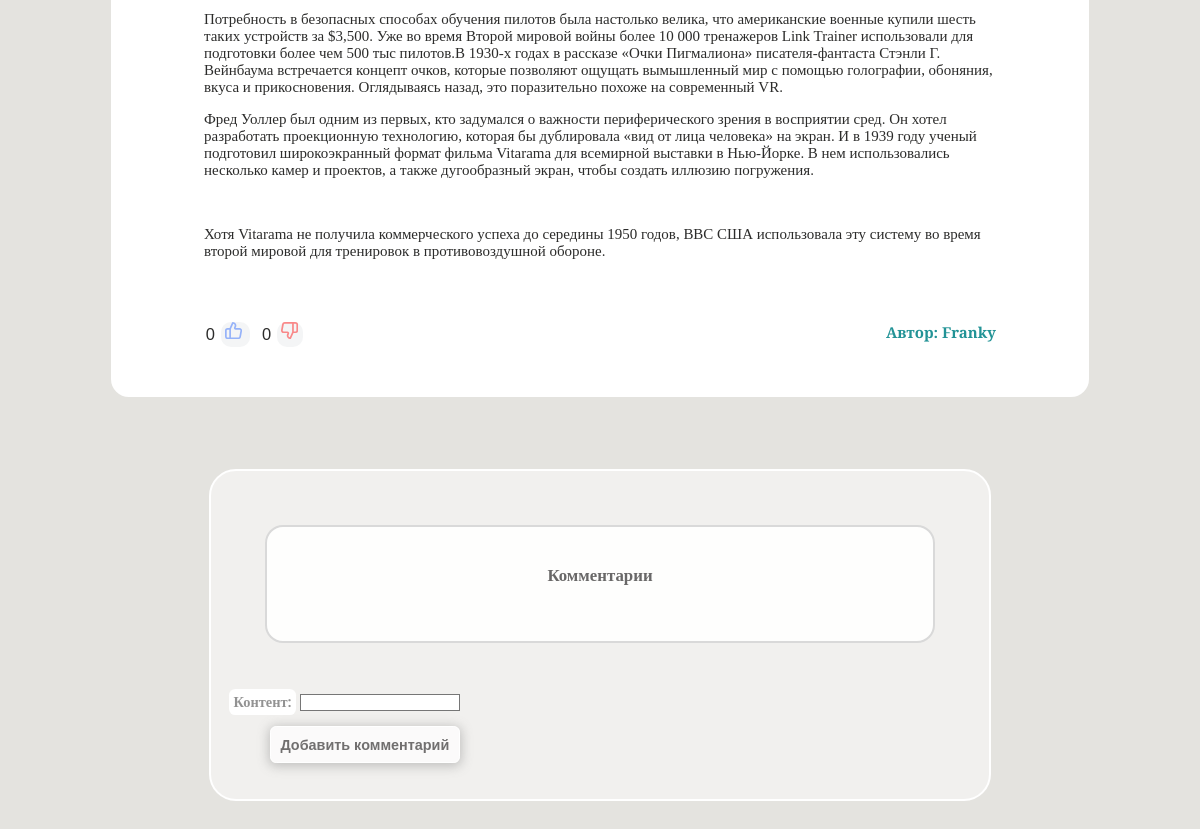
Before: /15/review/ (lower part) with the older database file.
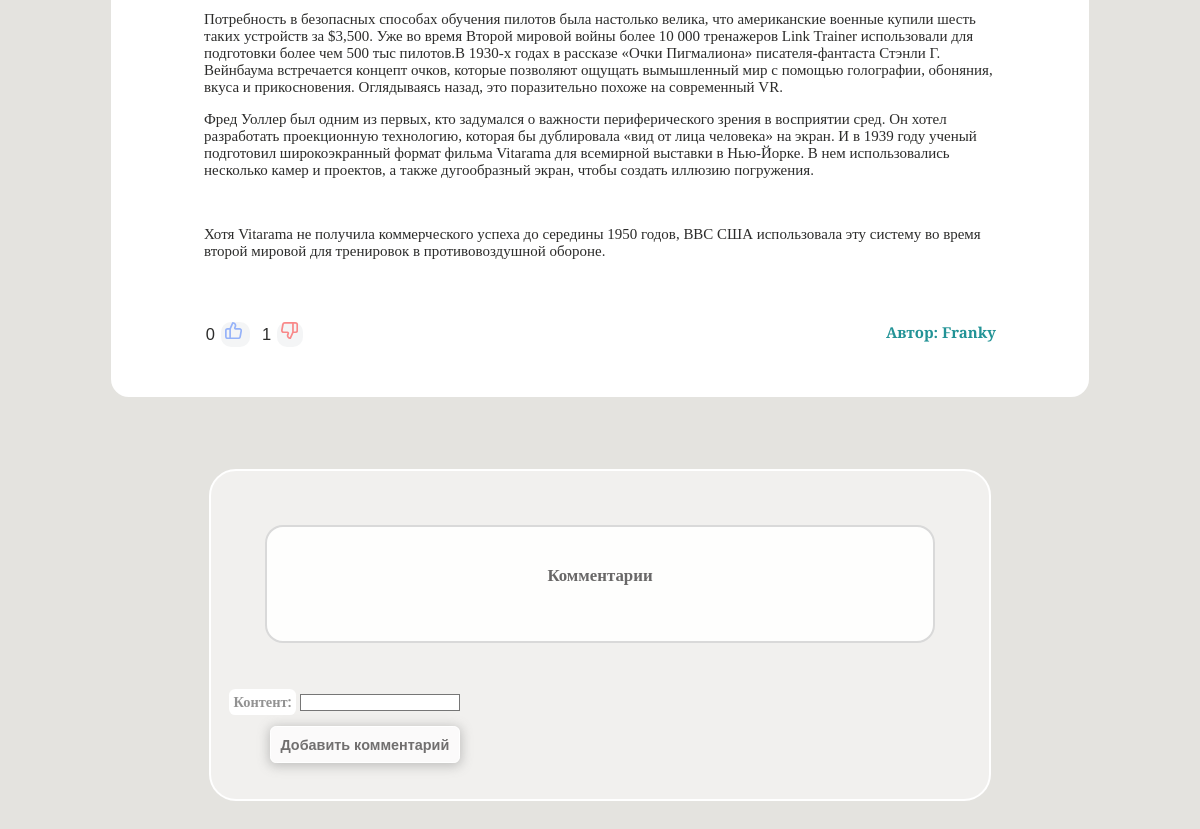
After: the same page with the newer database file.
### articles/models.py (models this page shows, shortened)
class Article(models.Model):
    title = models.CharField(max_length=255, verbose_name='Статья')
    content = models.TextField(verbose_name='Контент')
    author = models.ForeignKey(settings.AUTH_USER_MODEL, on_delete=models.CASCADE, verbose_name='Автор')
    created_at = models.DateTimeField(auto_now_add=True, verbose_name='Дата')
    photo = models.ImageField(upload_to='photo', blank=True, verbose_name='Изображение')
    likes = models.ManyToManyField(settings.AUTH_USER_MODEL, related_name='liked_articles')
    dislikes = models.ManyToManyField(settings.AUTH_USER_MODEL, related_name='disliked_articles')
    category = models.ForeignKey('Category', on_delete=models.PROTECT, verbose_name="Категория")
    views = models.PositiveIntegerField(default=0, verbose_name='Просмотры')
    def increment_views(self, user=None):
        if user and user.is_authenticated:
            self.views += 1
            self.save()

### accounts/models.py (models this page shows, shortened)
class User(AbstractUser):
    username = models.CharField(max_length=150, unique=True, verbose_name='Имя')
    password = models.CharField(max_length=128, null=False, blank=False, verbose_name='Пароль')
    bio = models.TextField(blank=True, verbose_name='Биография')
    country = models.CharField(max_length=50, blank=True, verbose_name='Страна')
    city = models.CharField(max_length=50, blank=True, verbose_name='Город')
    is_online = models.BooleanField(default=False, verbose_name='Статус')
    occupation = models.CharField(max_length=50, blank=True, verbose_name='Род деятельности')
    avatar = models.ImageField(upload_to='avatars', blank=True, verbose_name='Аватар')
    date_joined = models.DateTimeField(auto_now_add=True, verbose_name='Дата')
    email = models.EmailField(unique=True)
    gender_choices = [
        ('M', 'Мужской'),
        ('F', 'Женский'),
    ]
    gender = models.CharField(max_length=1, choices=gender_choices, blank=True, verbose_name='Пол')
    age = models.IntegerField(blank=True, null=True, verbose_name='Возраст')
    last_login = models.DateTimeField(default=timezone.now)  # Добавляем поле last_login с дефолтным значением
    groups = None
    user_permissions = None
    def is_online(self):
        return (timezone.now() - self.last_login).seconds < 600

### articles/views.py (the view, shortened to what this page needs)
# urls.py: path('<int:pk>/review/', review_article, name='review_article'),
def review_article(request, pk):
    article = get_object_or_404(Article, pk=pk)
    if request.user == article.author:
        pass
    else:
        article.increment_views(request.user)
    user_has_bookmark = False
    if request.user.is_authenticated:
        user_has_bookmark = article.bookmark_set.filter(user=request.user).exists()
    comment_form = CommentForm()
    comments = Comment.objects.filter(article=article)
    return render(request, 'articles/review_article.html', {'article': article, 'user_has_bookmark': user_has_bookmark, 'comment_form': comment_form, 'comments': comments})

### articles/forms.py
class CommentForm(forms.ModelForm):
    class Meta:
        model = Comment
        fields = ['content']
        widgets = {
            'content': TinyMCE(attrs={'class': 'content_comment'}),
        }

### articles/templates/articles/review_article.html (shortened to what this page needs)
{% extends 'core/base.html' %}
{% block content %}
<div class="review-container">
  <p>{{ article.content|safe }}</p>
  <p class="review-author"> Автор: {{ article.author.username }}</p>
   <p class="content-likes-dislikes-bookmarkio-article">
     <span id="likes-count-{{ article.id }}" style="font-family: Arial, serif; font-size: 1.1em; font-weight:500; padding: 2px;">{{ article.likes.count }}</span>
     <span class="like-button" data-article-id="{{ article.id }}" data-is-liked="{{ article.is_liked }}" data-is-disliked="{{ article.is_disliked }}">
     </span>
     <span id="dislikes-count-{{ article.id }}" style="font-family: Arial, serif; font-size: 1.1em; font-weight:500; padding: 2px;" >{{ article.dislikes.count }}</span>
     <span class="dislike-button" data-article-id="{{ article.id }}" data-is-liked="{{ article.is_liked }}" data-is-disliked="{{ article.is_disliked }}">
     </span>
   </p>
</div>
<div class="content-commentary">
  <div class="comment-area">
    <h3>Комментарии</h3>
  </div>
  <div class="add-comment-area">
  <form method="post" action="{% url 'add_comment' article.id %}">
    {{ comment_form.as_p }}
  <button class="review-bt" type="submit">Добавить комментарий</button>
  </form>
  </div>
  </div>
{% endblock %}

Changed rows visible on the page:
changed Article "Franky": dislikes.count "0" → "1"
